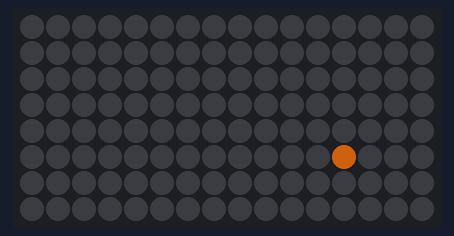
A sketch run on a simulated ESP8266 (NodeMCU). Shown: 16×8 RGB LED matrix (first LED top left, wired row by row). Dim RGB values are drawn brighter than linear; WiFi joins after 1.5 s; servers stay silent unless stated; random numbers use the default seed unless the sketch sets one; what the sketch prints to the serial monitor is not drawn.

Above: at 4.2 s.
At 8.48 s:
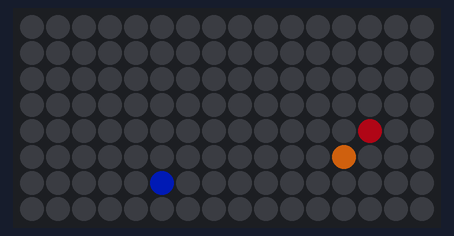
At 12.3 s:
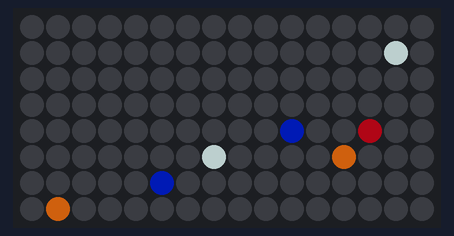
At 15.5 s:
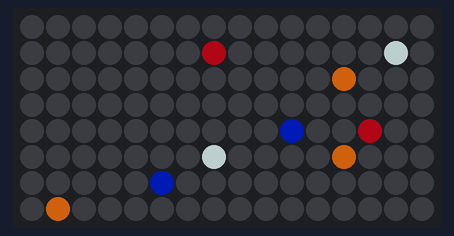
At 25.9 s:
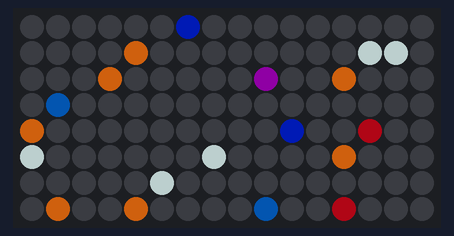
At 38.2 s:
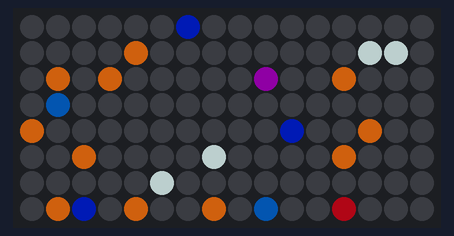

The sketch:

Pretty_Colors.ino
```cpp
// Arduino OTA stuff
#include <ESP8266WiFi.h>
#include <ESP8266mDNS.h>
#include <WiFiUdp.h>
#include <ArduinoOTA.h>

// Get configuration values
#include "config.h"
const char* ssid = STASSID;
const char* password = STAPSK;
const char* host = "OTA-RGB-LED-LightBoard";

// NeoMatrix stuff
#include <Adafruit_NeoMatrix.h>

// Change these to fit your setup
#define PIN D3
#define WIDTH 16
#define HEIGHT 8

// Change this to match the desired colors
// to display.  If using more/less than 5
// different color options, change 5 in the
// initialization for prettyColors
const int BRIGHTNESS = 150;  // 0 = off, 255 = full brightness, 150 = pretty decent for night
const int delayTime = 320; // 80 = original faster default

// Modified version of: https://www.schemecolor.com/going-up.php
// const int numberOfColors = 11;
// const int prettyColors[numberOfColors][3] = {
//   {137, 28, 149},
//   {172, 49, 75},
//   {223, 229, 228},
//   {32, 130, 174},
//   {26, 87, 179},
//   {224, 171, 86},
//   {0, 0, 0},
//   {0, 0, 0},
//   {0, 0, 0},
//   {0, 0, 0},
//   {0, 0, 0}
// };

// Same as above just less lights on at once
const int numberOfColors = 20;
const int prettyColors[numberOfColors][3] = {
  {137, 28, 149},
  {172, 49, 75},
  {223, 229, 228},
  {32, 130, 174},
  {26, 87, 179},
  {224, 171, 86},
  {0, 0, 0},
  {0, 0, 0},
  {0, 0, 0},
  {0, 0, 0},
  {0, 0, 0},
  {0, 0, 0},
  {0, 0, 0},
  {0, 0, 0},
  {0, 0, 0},
  {0, 0, 0},
  {0, 0, 0},
  {0, 0, 0},
  {0, 0, 0},
  {0, 0, 0}
};

// Fall colors # 1
// const int numberOfColors = 10;
// const int prettyColors[numberOfColors][3] = {
//   {167, 147, 148}, // Light gray/brown
//   {100, 69, 49}, // Brown
//   {220, 91, 37}, // Orange
//   {192, 37, 4}, // Red
//   {71, 84, 59}, // Olive green
//   {0, 0, 0},
//   {0, 0, 0},
//   {0, 0, 0},
//   {0, 0, 0},
//   {0, 0, 0}
// };

// Fall colors # 2 - Same as #1 above, just with less lights illuminated at once
// const int numberOfColors = 14;
// const int prettyColors[numberOfColors][3] = {
//   {167, 147, 148}, // Light gray/brown
//   {100, 69, 49}, // Brown
//   {220, 91, 37}, // Orange
//   {192, 37, 4}, // Red
//   {71, 84, 59}, // Olive green
//   {0, 0, 0},
//   {0, 0, 0},
//   {0, 0, 0},
//   {0, 0, 0},
//   {0, 0, 0},
//   {0, 0, 0},
//   {0, 0, 0},
//   {0, 0, 0},
//   {0, 0, 0}
// };

// Fall colors # 3 - Same as #2 above, just with even less lights illuminated at once
// const int numberOfColors = 22;
// const int prettyColors[numberOfColors][3] = {
//   {167, 147, 148}, // Light gray/brown
//   {100, 69, 49}, // Brown
//   {220, 91, 37}, // Orange
//   {192, 37, 4}, // Red
//   {71, 84, 59}, // Olive green
//   {0, 0, 0},
//   {0, 0, 0},
//   {0, 0, 0},
//   {0, 0, 0},
//   {0, 0, 0},
//   {0, 0, 0},
//   {0, 0, 0},
//   {0, 0, 0},
//   {0, 0, 0},
//   {0, 0, 0},
//   {0, 0, 0},
//   {0, 0, 0},
//   {0, 0, 0},
//   {0, 0, 0},
//   {0, 0, 0},
//   {0, 0, 0},
//   {0, 0, 0}
// };

// Basic blue color version
// const int numberOfColors = 5;
// const int prettyColors[numberOfColors][3] = {
//  {37, 37, 218}, // Bright blue
//  {17, 17, 110}, // Darker blue
//  {0, 0, 0},
//  {0, 0, 0},
//  {0, 0, 0}
// };

// Daylight blue color version
// const int numberOfColors = 7;
// const int prettyColors[numberOfColors][3] = {
//  {0, 0, 255}, // Bright blue
//  {0, 0, 255}, // Darker blue
//  {0, 0, 0},
//  {0, 0, 0},
//  {0, 0, 0},
//  {0, 0, 0},
//  {0, 0, 0}
// };

// Basic white color version
// const int numberOfColors = 5;
// const int prettyColors[numberOfColors][3] = {
//  {255, 255, 255}, // Bright white
//  {100, 100, 100}, // Darker white
//  {0, 0, 0},
//  {0, 0, 0},
//  {0, 0, 0}
// };

// Init and config an internal data array plus the NeoMatrix
int displayArray[HEIGHT][WIDTH][3] = {{0, 0, 0}};
Adafruit_NeoMatrix Matrix = Adafruit_NeoMatrix(
  WIDTH, HEIGHT,
  PIN,
  NEO_MATRIX_BOTTOM + NEO_MATRIX_RIGHT +
  NEO_MATRIX_ROWS   + NEO_MATRIX_ZIGZAG,
  NEO_GRB           + NEO_KHZ800
  );

void setup() {
  // Get WiFi up and going for OTA purposes
  Serial.begin(115200);
  Serial.println("Booting");
  WiFi.mode(WIFI_STA);
  WiFi.begin(ssid, password);
  while (WiFi.waitForConnectResult() != WL_CONNECTED) {
    WiFi.begin(ssid, password);
    Serial.println("Retrying connection...");
  }
  ArduinoOTA.setHostname(host);
  ArduinoOTA.begin();

  // Initialize the matrix
  Matrix.begin();
  Matrix.setBrightness(BRIGHTNESS);

  // Initialize the random seed
  randomSeed(2020);
}

void displayBoard() {
  for(int x = 0; x < WIDTH; x++){
    for(int y = 0; y < HEIGHT; y++) {
      int r = displayArray[y][x][0];
      int g = displayArray[y][x][1];
      int b = displayArray[y][x][2];
      Matrix.drawPixel(x, y, Matrix.Color(r, g, b));
    }
  }
  Matrix.show();
}

void changePixel(int x, int y, int r, int g, int b) {
  displayArray[x][y][0] = r;
  displayArray[x][y][1] = g;
  displayArray[x][y][2] = b;
}

void makePrettyColors() {
  // Pick a random pixel to change
  int x = random(HEIGHT);
  int y = random(WIDTH);

  // Pick a color and change the pixel
  int colorNumber = random(numberOfColors);
  changePixel(x, y, prettyColors[colorNumber][0], prettyColors[colorNumber][1], prettyColors[colorNumber][2]);
}

void loop() {
  ArduinoOTA.handle();

  // Simple animation
  makePrettyColors();

  // Display it!
  displayBoard();

  delay(delayTime);
}
```

config_template.h
```cpp
// After adding in your WiFi credentials below, rename
// this file from "config_template.h" to "config.h"
#define STASSID "Enter your WiFi SSID here."
#define STAPSK "Enter your WiFi password here."
```
